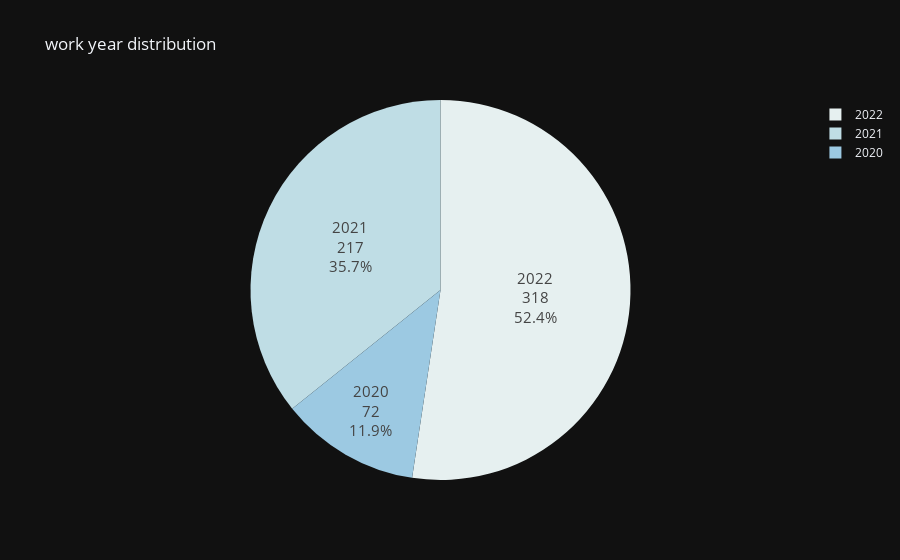

The notebook cell this image was saved under:
### Markdown cell above
Observations : For each year(2020,2021,2022), the count for work type-remote is high.

### Code cell
wkyear = df['work_year'].value_counts()
fig = px.pie(values=wkyear.values, 
             names=wkyear.index, 
             color_discrete_sequence=px.colors.sequential.dense,
             title= 'work year distribution',template='plotly_dark')
fig.update_traces(textinfo='label+percent+value', textfont_size=15 )

fig.show()

### Figure 1 — Plotly figure (JSON) as saved in the notebook; plotly's stock layout.template omitted (floating-point values rounded to 4 significant figures)
{"data": [{"domain": {"x": [0, 1], "y": [0, 1]}, "hovertemplate": "label=%{label}<br>value=%{value}<extra></extra>", "labels": [2022, 2021, 2020], "legendgroup": "", "name": "", "showlegend": true, "textfont": {"size": 15}, "textinfo": "label+percent+value", "type": "pie", "values": [318, 217, 72]}], "layout": {"legend": {"tracegroupgap": 0}, "piecolorway": ["rgb(230, 240, 240)", "rgb(191, 221, 229)", "rgb(156, 201, 226)", "rgb(129, 180, 227)", "rgb(115, 154, 228)", "rgb(117, 127, 221)", "rgb(120, 100, 202)", "rgb(119, 74, 175)", "rgb(113, 50, 141)", "rgb(100, 31, 104)", "rgb(80, 20, 66)", "rgb(54, 14, 36)"], "title": {"text": "work year distribution"}}}
